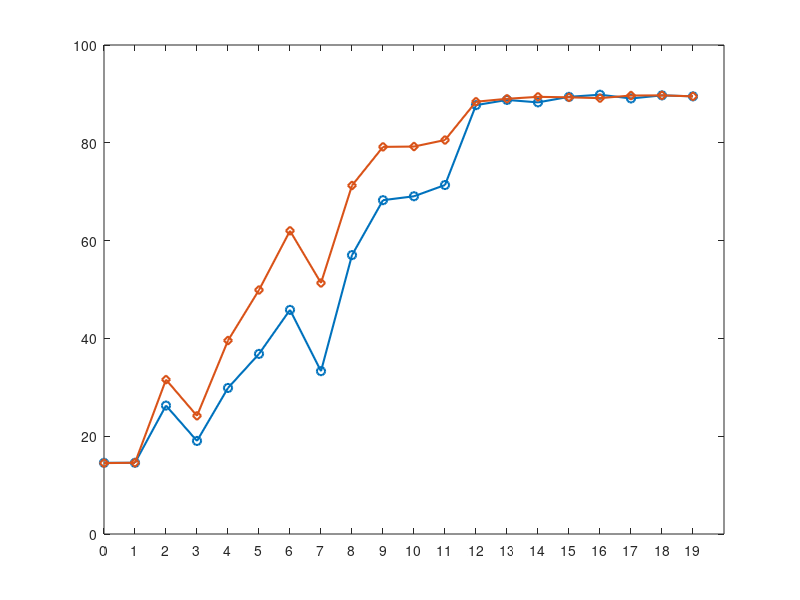

Write MATLAB code to recreate this figure. (Note: this script raises an error after producing the figure.)
clear all;
close all;

load('./Data/new_accuracy_lut.mat');
accuracy_lut =new_accuracy_lut*100;
x_axis = linspace(0,19,20);
legend_labels = ["\boldmath$\overline{\gamma}$ = -5 dB", "\boldmath$\overline{\gamma}$ = -4 dB","\boldmath$\overline{\gamma}$ = -3 dB","\boldmath$\overline{\gamma}$ = -2 dB", "\boldmath$\overline{\gamma}$ = 0 dB","\boldmath$\overline{\gamma}$ = 5 dB","\boldmath$\overline{\gamma}$ = 10 dB","\boldmath$\overline{\gamma}$ = 20 dB",];
marker_array = ["o","diamond","Hexagram","Pentagram","*","square","^","v"];
accuracy_lut(6,12)=89.47;

figure;
for i=1:size(accuracy_lut,1)
    plot(x_axis,accuracy_lut(i,:),'Marker',marker_array(i),'DisplayName',legend_labels(i),'LineWidth',1.5);
    xticks(x_axis)
    hold on;
end

l = legend('Position',[0.7 0.3 0.1 0.2]);
set(l,'Interpreter','latex');
set(l','FontSize',10);
grid on;
xlabel('Splitting Point','FontSize',14);
ylabel('Accuracy [%]','FontSize',14);
annotation('textarrow',[0.25,0.13],[0.16,0.14],'String','Full Offloading (raw data)');
annotation('textarrow',[0.75,0.87],[0.20,0.15],'String','Full Local Computation');
